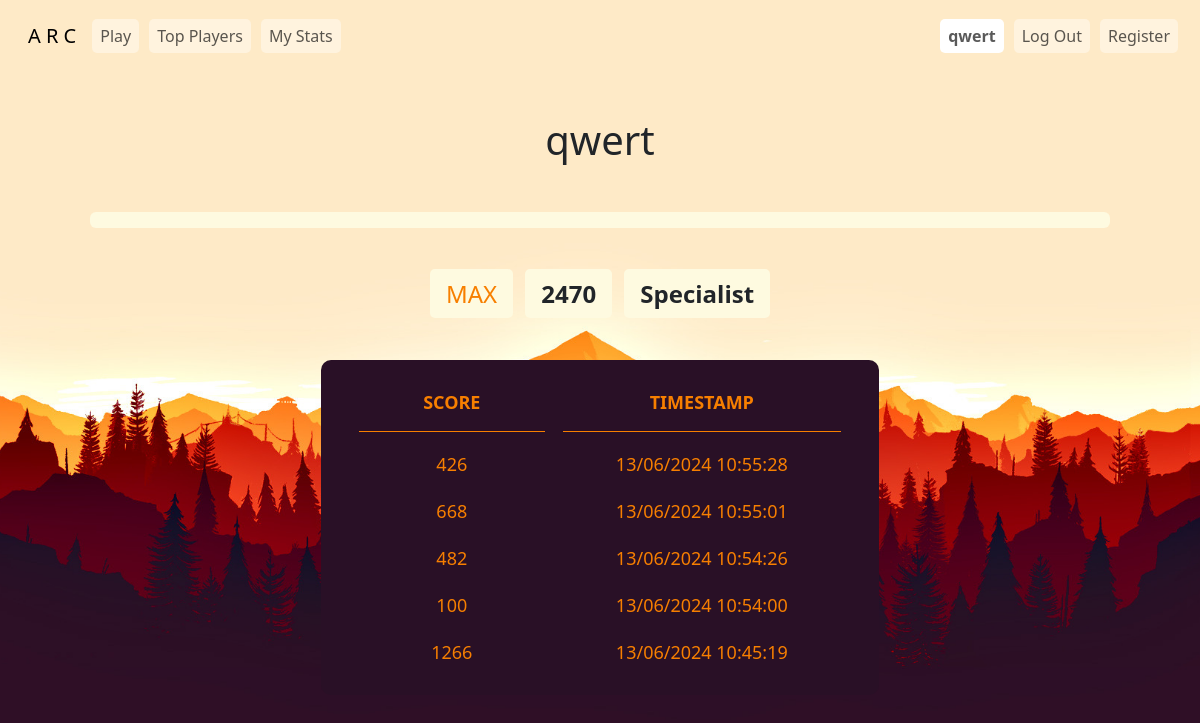
/stats (signed in), run on the app's committed database.
### tables this page shows
CREATE TABLE 'users' ('id' INTEGER PRIMARY KEY AUTOINCREMENT NOT NULL, 'username' TEXT NOT NULL, 'hash' TEXT NOT NULL, 'highscore' INTEGER NOT NULL DEFAULT 0, 'title' TEXT NOT NULL DEFAULT 'Newbie');

CREATE TABLE 'games' ('id' INTEGER NOT NULL, 'username' TEXT NOT NULL, 'score' INTEGER NOT NULL DEFAULT 0 , 'timestamp' DATETIME);

### app.py (the view)
@app.route("/stats")
@login_required
def stats():
    gameData = db.execute("SELECT score, timestamp FROM games WHERE id = ? ORDER BY timestamp DESC LIMIT 5", session["user_id"])
    userData = db.execute("SELECT username, highscore, title FROM users WHERE id = ?", session["user_id"])[0]
    highestScore = userData["highscore"]
    username = userData["username"]
    title = userData["title"]
    return render_template("stats.html", gameData = gameData, highestScore = highestScore, title = title, username = username)

### app.py (called while the page is built)
@app.after_request
def after_request(response):
    response.headers["Cache-Control"] = "no-cache, no-store, must-revalidate"
    response.headers["Expires"] = 0
    response.headers["Pragma"] = "no-cache"
    return response

def login_required(f):
    @wraps(f)
    def decorated_function(*args, **kwargs):
        if session.get("user_id") is None:
            return redirect("/login")
        return f(*args, **kwargs)
    return decorated_function

### templates/stats.html (shortened to what this page needs)
{% extends "layout.html" %}
{% block styles %}
    <link rel="stylesheet" href="/static/stylesheets/statsStyles.css">
{% endblock %}
{% block main %}
    <main class="container pt-5 mt-1">
        <div class="text-center mx-auto colored">
            <p class="h1">{{ username }}</p>
        </div>
        <div class="mt-5 px-5">
            <div class="progress" role="progressbar">
            </div>
        </div>
        <div class="text-center mt-5">
            <span id="maxText" class="px-3 py-2 fs-4">MAX</span>
            <span id="ratingText" class="colored ms-2 px-3 py-2 fs-4"><strong>{{ highestScore }}</strong></span>
            <span class="colored fs-4 ms-2 px-3 py-2" id="titleText"><strong>{{ title }}</strong></span>
        </div>
        <div class="mt-5 text-center">
            <table class="mx-auto">
                <colgroup>
                    <col span="1" style="width: 40%;">
                    <col span="1" style="width: 60%;">
                </colgroup>
                <thead>
                    <tr>
                        <th>SCORE</th>
                        <th>TIMESTAMP</th>
                    </tr>
                </thead>
                <tbody>
                    {% for record in gameData %}
                        <tr style="color: #f77f00;">
                            <td>{{ record.score }}</td>
                            <td>{{ record.timestamp }}</td>
                        </tr>
                    {% endfor %}
                </tbody>
            </table>
        </div>
    </main>
{% endblock %}

### templates/layout.html (shortened to what this page needs)
<!DOCTYPE html>
<html lang="en">
    <head>
        <link href="https://cdn.jsdelivr.net/npm/bootstrap@5.3.3/dist/css/bootstrap.min.css" rel="stylesheet">
        {% block styles %}{% endblock %}
    </head>
    <body>
        <nav class="border navbar navbar-expand-md navbar-light">
            <div class="container-fluid">
                <a class="navbar-brand ms-3 mt-2" href="/">A R C</a>
                <div class="collapse navbar-collapse" id="navbar">
                    {% if session["user_id"] %}
                        <ul class="navbar-nav me-auto mt-2">
                            <li class="nav-item"><a class="nav-link" href="/game">Play</a></li>
                            <li class="nav-item"><a class="nav-link" href="/fame">Top Players</a></li>
                            <li class="nav-item"><a class="nav-link" href="/stats">My Stats</a></li>
                        </ul>
                        <ul class="navbar-nav ms-auto mt-2">
                            <li class="nav-item"><a class="nav-link colored" href="/stats" id="userNav"><strong>{{ username }}</strong></a></li>
                            <li class="nav-item"><a class="nav-link" href="/logout">Log Out</a></li>
                            <li class="nav-item"><a class="nav-link" href="/register">Register</a></li>
                        </ul>
                    {% endif %}
                </div>
            </div>
        </nav>
        {% block main %}{% endblock %}
    </body>
</html>

### static/stylesheets/statsStyles.css (style rules this page uses)
#maxText { color: #f77f00; background-color: #fefae0; border-radius: 5px; }
#ratingText, #titleText { background-color: #fefae0; border-radius: 5px; }
.progress { background-color: #fefae0; }
table { width: 50%; border-collapse: separate; border-spacing: 1em 1em; font-size: 18px; background-color: #291026; border-radius: 10px; padding: 10px 20px 10px 20px; }
th { color: #f77f00; border-bottom: 1px solid #f77f00; padding-bottom: 15px; }
body { height: 100vh; background-image: url("/static/graphics/homeBG.jpeg"); background-position: center; background-size: cover; background-color: #2d1026; background-repeat: no-repeat; }

### templates/layout.html (style rules this page uses)
.navbar { border: none !important; }
.nav-link { background-color: rgba(255, 255, 255, 0.4); margin-right: 10px; border-radius: 5px; padding: 5px 15px 5px 15px; }
#userNav { background-color: #fff; }

### data on the page
users: username "qwert", highscore "2470", title "Specialist"
games: score "426", timestamp "13/06/2024 10:55:28"
games: score "668", timestamp "13/06/2024 10:55:01"
games: score "482", timestamp "13/06/2024 10:54:26"
games: score "100", timestamp "13/06/2024 10:54:00"
games: score "1266", timestamp "13/06/2024 10:45:19"
